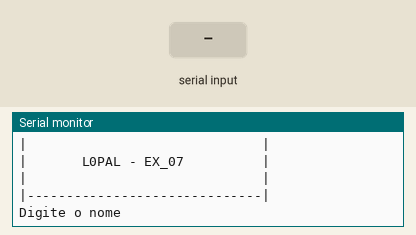
A sketch run on a simulated Arduino Uno, built with avr-gcc and run on an emulated ATmega328P. On the bench: the last lines printed to the serial monitor. The test bench sets the inputs (shaded band).

Above: at 1.2 s.
1.3 s: "90,45\n" received over Serial
At 1.8 s:
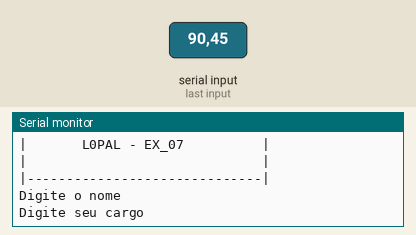
2.8 s: "30,150\n" received over Serial
At 4.0 s:
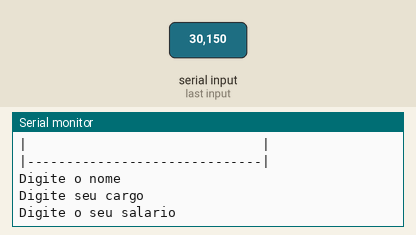
4.3 s: "5\n" received over Serial
At 5.6 s:
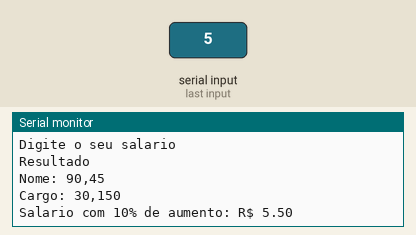

Measured:
- after the input at 1.3 s, the serial monitor: prints a new line at once (image 1)
- after the input at 2.8 s, the serial monitor: prints a new line at once (image 2)
- after the input at 4.3 s, the serial monitor: prints a new line at once (image 3)

The sketch:

ma_que_receba_o_nome_cargo_e_sal_rio_de_um_funcion_rio_1__1_.ino
```cpp
//Faça um programa que receba o nome, cargo e salário de um funcionário. Calcule o
//salário acrescido de 10%. Ao final exiba o nome, o cargo e o novo salário desse
//funcionário.

//Variáveis
String nome = "";
String cargo = "";
float salario = 0;
float novosalario = 0;


void setup()
{
  Serial.begin(9600);
}

void loop()
{
  //cabeçalho
  Serial.println("|------------------------------|");
  Serial.println("|                              |");
  Serial.println("|       L0PAL - EX_07          |");
  Serial.println("|                              |");
  Serial.println("|------------------------------|");

  //Entrada do nome
  Serial.println("Digite o nome");
  while (!Serial.available()) {}
  delay(10);
  nome = Serial.readStringUntil('\n');

  //Entrada do cargo
  Serial.println("Digite seu cargo");
  while (!Serial.available()) {}
    delay(10);
    cargo = Serial.readStringUntil('\n');

  //Entrada Salario
  Serial.println("Digite o seu salario");
    while (!Serial.available()) {}
  delay(10);
  salario = Serial.readStringUntil('\n').toFloat();


  //Processamento Calculo do salario
  novosalario = salario * 1.10;


  //Saída
  Serial.println("Resultado ");
  Serial.print("Nome: ");
  Serial.println(nome);
  Serial.print("Cargo: ");
  Serial.println(cargo);
  Serial.print("Salario com 10% de aumento: R$ ");
  Serial.println(novosalario, 2);

    delay(10000);

}
```
